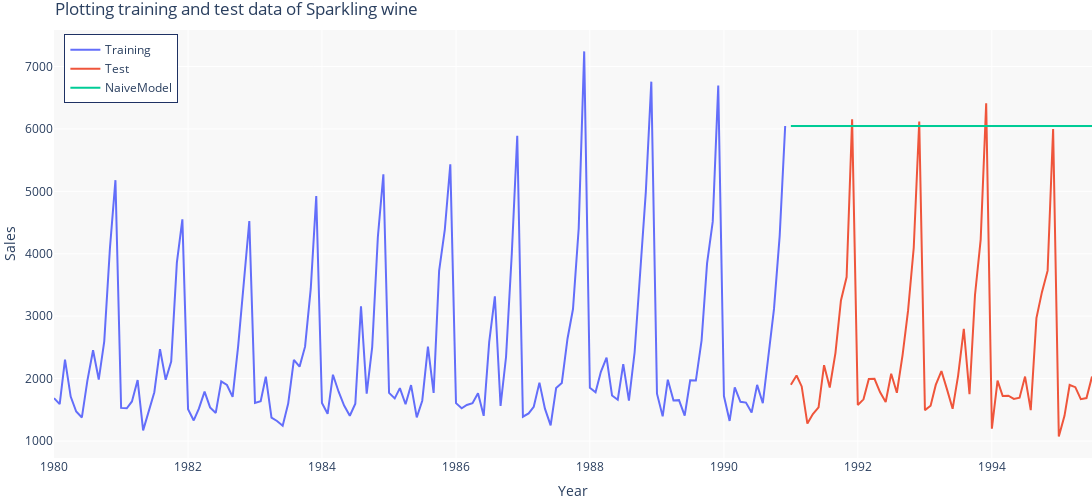

Source (notebook cell):
### Code cell
NaiveModel_train = train_Sparkling.copy()
NaiveModel_test = test_Sparkling.copy()
NaiveModel_test['naive'] = np.asarray(train_Sparkling['Sparkling'])[len(np.asarray(train_Sparkling['Sparkling']))-1]
NaiveModel_test['naive'].head()
plot3 = go.Line(x=NaiveModel_test.index,y=NaiveModel_test['naive'],name='NaiveModel'); fig_Sparkling.add_trace(plot3); fig_Sparkling.show()
rmse_test = metrics.mean_squared_error(test_Sparkling['Sparkling'],NaiveModel_test['naive'],squared=False)

TestResults_Sparkling = pd.DataFrame({'Test RMSE': [rmse_test]},index=['NaiveModel'])

TestResults_Sparkling
